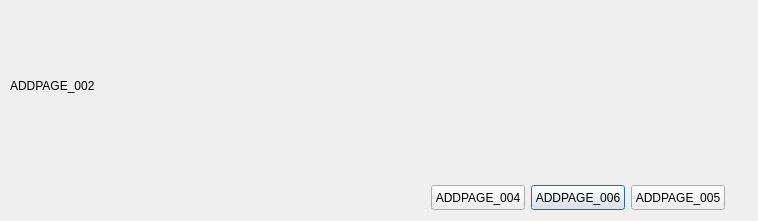
<?xml version="1.0" encoding="UTF-8"?>
<ui version="4.0">
 <class>AddPageDialog</class>
 <widget class="QDialog" name="AddPageDialog">
  <property name="geometry">
   <rect>
    <x>0</x>
    <y>0</y>
    <width>758</width>
    <height>221</height>
   </rect>
  </property>
  <property name="windowTitle">
   <string>ADDPAGE_001</string>
  </property>
  <property name="windowIcon">
   <iconset resource="icons/icon.qrc">
    <normaloff>:/escan2_app.ico</normaloff>:/escan2_app.ico</iconset>
  </property>
  <widget class="QLabel" name="Scan_complete_label">
   <property name="geometry">
    <rect>
     <x>10</x>
     <y>10</y>
     <width>731</width>
     <height>151</height>
    </rect>
   </property>
   <property name="text">
    <string>ADDPAGE_002</string>
   </property>
  </widget>
  <widget class="QPushButton" name="Save_pushButton">
   <property name="geometry">
    <rect>
     <x>531</x>
     <y>185</y>
     <width>94</width>
     <height>25</height>
    </rect>
   </property>
   <property name="text">
    <string>ADDPAGE_006</string>
   </property>
  </widget>
  <widget class="QPushButton" name="Cancel_pushButton">
   <property name="geometry">
    <rect>
     <x>631</x>
     <y>185</y>
     <width>94</width>
     <height>25</height>
    </rect>
   </property>
   <property name="text">
    <string>ADDPAGE_005</string>
   </property>
   <property name="autoDefault">
    <bool>false</bool>
   </property>
  </widget>
  <widget class="QPushButton" name="Add_pushButton">
   <property name="geometry">
    <rect>
     <x>431</x>
     <y>185</y>
     <width>94</width>
     <height>25</height>
    </rect>
   </property>
   <property name="text">
    <string>ADDPAGE_004</string>
   </property>
   <property name="autoDefault">
    <bool>false</bool>
   </property>
  </widget>
 </widget>
 <resources>
  <include location="icons/icon.qrc"/>
 </resources>
 <connections>
  <connection>
   <sender>Save_pushButton</sender>
   <signal>clicked()</signal>
   <receiver>AddPageDialog</receiver>
   <slot>reject()</slot>
   <hints>
    <hint type="sourcelabel">
     <x>316</x>
     <y>120</y>
    </hint>
    <hint type="destinationlabel">
     <x>226</x>
     <y>71</y>
    </hint>
   </hints>
  </connection>
  <connection>
   <sender>Add_pushButton</sender>
   <signal>clicked()</signal>
   <receiver>AddPageDialog</receiver>
   <slot>onButtonPressed()</slot>
   <hints>
    <hint type="sourcelabel">
     <x>230</x>
     <y>120</y>
    </hint>
    <hint type="destinationlabel">
     <x>226</x>
     <y>71</y>
    </hint>
   </hints>
  </connection>
  <connection>
   <sender>Save_pushButton</sender>
   <signal>clicked()</signal>
   <receiver>AddPageDialog</receiver>
   <slot>onButtonPressed()</slot>
   <hints>
    <hint type="sourcelabel">
     <x>316</x>
     <y>120</y>
    </hint>
    <hint type="destinationlabel">
     <x>226</x>
     <y>71</y>
    </hint>
   </hints>
  </connection>
  <connection>
   <sender>Cancel_pushButton</sender>
   <signal>clicked()</signal>
   <receiver>AddPageDialog</receiver>
   <slot>onButtonPressed()</slot>
   <hints>
    <hint type="sourcelabel">
     <x>402</x>
     <y>120</y>
    </hint>
    <hint type="destinationlabel">
     <x>226</x>
     <y>71</y>
    </hint>
   </hints>
  </connection>
  <connection>
   <sender>Add_pushButton</sender>
   <signal>clicked()</signal>
   <receiver>AddPageDialog</receiver>
   <slot>reject()</slot>
   <hints>
    <hint type="sourcelabel">
     <x>230</x>
     <y>120</y>
    </hint>
    <hint type="destinationlabel">
     <x>226</x>
     <y>71</y>
    </hint>
   </hints>
  </connection>
 </connections>
 <slots>
  <slot>onButtonPressed()</slot>
 </slots>
</ui>
